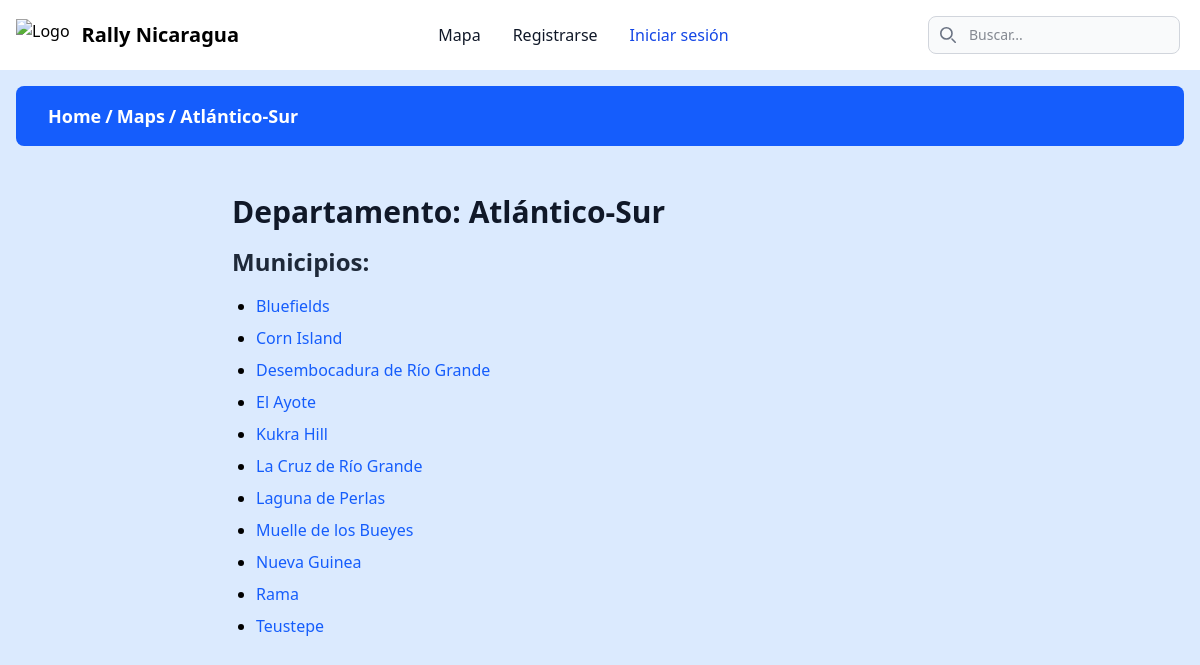
The app's page /home/maps/Atlántico-Sur with its own data.
### page/models.py (models this page shows, shortened)
class Department(models.Model):
    name = models.CharField(max_length=100, unique=True)
    description = models.TextField(blank=True, null=True)

class Municipality(models.Model):
    name = models.CharField(max_length=100)
    description = models.TextField(blank=True, null=True)
    department = models.ForeignKey(Department, on_delete=models.CASCADE, related_name='municipalities')

### page/views.py (the view)
# urls.py: path('home/maps/<str:city>', page_department, name='maps-department'),
def page_department(request, city):
    department = Department.objects.filter(name=city).first()
    municipalities = department.municipalities.all() if department else None
    return render(request, "page/department.html", {
        "department": department,
        "municipalities": municipalities,
    })

### page/templates/page/department.html (shortened to what this page needs)
{% extends 'rally_nicaragua/base.html' %}
{% load breadcrumbs %}
{% load static %}
{% block content %}
{% render_breadcrumb %}
<div class="container mx-auto px-4 py-8 max-w-3xl">
  {% if department %}
  <h2 class="text-3xl font-extrabold text-gray-900 mb-4">Departamento: {{ department.name }}</h2>
  {% if municipalities %}
  <h3 class="text-2xl font-semibold text-gray-800 mb-4">Municipios:</h3>
  <ul class="space-y-2 list-disc pl-6">
    {% for muni in municipalities %}
    <li>
      <a href="{% url 'municipality-options' municipality_name=muni.name %}"
        class="text-blue-600 hover:text-blue-800 hover:underline transition-colors duration-200">
        {{ muni.name }}
      </a>
    </li>
    {% endfor %}
  </ul>
  {% else %}
  <p class="text-gray-600 italic">No hay municipios disponibles para este departamento.</p>
  {% endif %}
  {% else %}
  <p class="text-gray-600 italic">No se encontró el departamento solicitado.</p>
  {% endif %}
</div>
{% endblock %}

### templates/rally_nicaragua/base.html (shortened to what this page needs)
{% load static %}
<!DOCTYPE html>
<html lang="es">
<head>
  <script src="https://cdn.jsdelivr.net/npm/@tailwindcss/browser@4" ></script>
</head>
<body class="bg-blue-100">
  {% include 'components/navbar.html' %}
  {% block content %} {% endblock %}
</body>
</html>

### templates/components/navbar.html (shortened to what this page needs)
<nav class="bg-white border-gray-200 dark:bg-gray-900">
  <div class="max-w-screen-xl flex flex-wrap items-center justify-between mx-auto p-4">
    <a href="{% if user.is_authenticated %}/home{% else %}/{% endif %}"
      class="flex items-center space-x-3 rtl:space-x-reverse">
      <img src="https://flowbite.com/docs/images/logo.svg" class="h-8" alt="Logo" />
      <span class="self-center text-xl font-semibold whitespace-nowrap dark:text-white">Rally Nicaragua</span>
    </a>
    <div class="flex md:order-2 space-x-1">
      <form action="{% url 'page-search' %}">
        <div class="relative hidden md:block">
          <div class="absolute inset-y-0 left-0 flex items-center pl-3 pointer-events-none">
          </div>
          <input type="text" name="search" id="search-navbar"
            class="block w-full p-2 pl-10 text-sm text-gray-900 border border-gray-300 rounded-lg bg-gray-50 focus:ring-blue-500 focus:border-blue-500 dark:bg-gray-700 dark:border-gray-600 dark:text-white"
            placeholder="Buscar...">
        </div>
      </form>
    </div>
    <div class="hidden w-full md:flex md:w-auto md:order-1" id="navbar-menu">
      <ul class="flex flex-col p-4 md:p-0 mt-4 font-medium border border-gray-100 rounded-lg bg-gray-50 md:flex-row md:space-x-8 md:mt-0 md:border-0 md:bg-white dark:bg-gray-800 md:dark:bg-gray-900 dark:border-gray-700">
        <li>
          <a href="{% url 'home-maps' %}"
            class="block py-2 px-3 text-gray-900 rounded-sm hover:bg-gray-100 md:hover:text-blue-700 md:p-0 dark:text-white dark:hover:bg-gray-700 md:dark:hover:text-blue-500">
            Mapa
          </a>
        </li>
        {% if user.is_authenticated %}
        <li>
          <a href="{% url 'users-profile' %}"
            class="block py-2 px-3 text-gray-900 rounded-sm hover:bg-gray-100 md:hover:text-blue-700 md:p-0 dark:text-white dark:hover:bg-gray-700 md:dark:hover:text-blue-500">
            Perfil
          </a>
        </li>
        <li>
          <a href="{% url 'users-logout' %}"
            class="block py-2 px-3 text-gray-900 rounded-sm hover:bg-gray-100 md:hover:text-blue-700 md:p-0 dark:text-white dark:hover:bg-gray-700 md:dark:hover:text-blue-500">
            Cerrar sesión
          </a>
        </li>
        {% else %}
        <li>
          <a href="{% url 'users-register' %}"
            class="block py-2 px-3 text-gray-900 rounded-sm hover:bg-gray-100 md:hover:text-blue-700 md:p-0 dark:text-white dark:hover:bg-gray-700 md:dark:hover:text-blue-500">
            Registrarse
          </a>
        </li>
        <li>
          <a href="{% url 'users-login' %}"
            class="block py-2 px-3 text-white bg-blue-700 rounded-sm md:bg-transparent md:text-blue-700 md:p-0 md:dark:text-blue-500">
            Iniciar sesión
          </a>
        </li>
        {% endif %}
      </ul>
    </div>
  </div>
</nav>

### templates/components/breadcrumb.html
<div class="flex justify-center items-center p-4  w-full z-20">
  <div
    class="flex justify-start items-center w-full max-w-7xl bg-blue-600 backdrop-blur-sm py-4 px-8 rounded-lg flex-wrap gap-1">
    {% for item in breadcrumb %}
    {% if item.url %}
    <a href="{{ item.url }}" class="text-white font-bold text-lg">{{ item.name }}</a>
    {% if not forloop.last %}
    <span class="text-white font-bold text-lg">/</span>
    {% endif %}
    {% else %}
    <span class="text-white font-bold text-lg">{{ item.name }}</span>
    {% endif %}
    {% endfor %}
  </div>
</div>

### records on screen
Department: name "Atlántico-Sur", name "Atlántico-Sur"
Municipality: name "Bluefields"
Municipality: name "Corn Island"
Municipality: name "Desembocadura de Río Grande"
Municipality: name "El Ayote"
Municipality: name "Kukra Hill"
Municipality: name "La Cruz de Río Grande"
Municipality: name "Laguna de Perlas"
Municipality: name "Muelle de los Bueyes"
Municipality: name "Nueva Guinea"
Municipality: name "Rama"
Municipality: name "Teustepe"

### other values on screen
{{ item.name }} "Home" "Maps"
